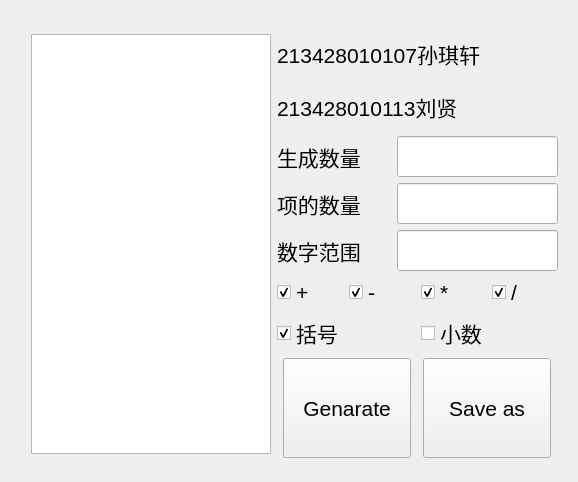
<?xml version="1.0" encoding="UTF-8"?>
<ui version="4.0">
 <class>Widget</class>
 <widget class="QWidget" name="Widget">
  <property name="geometry">
   <rect>
    <x>0</x>
    <y>0</y>
    <width>578</width>
    <height>482</height>
   </rect>
  </property>
  <property name="windowTitle">
   <string>Widget</string>
  </property>
  <widget class="QWidget" name="layoutWidget">
   <property name="geometry">
    <rect>
     <x>31</x>
     <y>30</y>
     <width>527</width>
     <height>428</height>
    </rect>
   </property>
   <layout class="QGridLayout" name="gridLayout_3">
    <item row="0" column="0" rowspan="5">
     <widget class="QTextEdit" name="OutputlineEdit">
      <property name="minimumSize">
       <size>
        <width>200</width>
        <height>380</height>
       </size>
      </property>
      <property name="maximumSize">
       <size>
        <width>240</width>
        <height>420</height>
       </size>
      </property>
      <property name="font">
       <font>
        <pointsize>12</pointsize>
       </font>
      </property>
      <property name="readOnly">
       <bool>true</bool>
      </property>
     </widget>
    </item>
    <item row="0" column="1">
     <layout class="QVBoxLayout" name="verticalLayout">
      <property name="sizeConstraint">
       <enum>QLayout::SetDefaultConstraint</enum>
      </property>
      <item>
       <widget class="QLabel" name="label_3">
        <property name="font">
         <font>
          <pointsize>16</pointsize>
         </font>
        </property>
        <property name="text">
         <string>213428010107孙琪轩</string>
        </property>
       </widget>
      </item>
      <item>
       <widget class="QLabel" name="label_4">
        <property name="font">
         <font>
          <pointsize>16</pointsize>
         </font>
        </property>
        <property name="text">
         <string>213428010113刘贤</string>
        </property>
       </widget>
      </item>
     </layout>
    </item>
    <item row="1" column="1">
     <layout class="QGridLayout" name="gridLayout">
      <item row="0" column="0">
       <widget class="QLabel" name="label">
        <property name="font">
         <font>
          <pointsize>16</pointsize>
         </font>
        </property>
        <property name="text">
         <string>生成数量</string>
        </property>
       </widget>
      </item>
      <item row="0" column="1">
       <widget class="QLineEdit" name="ExpressionCountlineEdit">
        <property name="minimumSize">
         <size>
          <width>161</width>
          <height>41</height>
         </size>
        </property>
        <property name="maximumSize">
         <size>
          <width>161</width>
          <height>41</height>
         </size>
        </property>
        <property name="font">
         <font>
          <pointsize>12</pointsize>
         </font>
        </property>
        <property name="inputMask">
         <string/>
        </property>
        <property name="clearButtonEnabled">
         <bool>true</bool>
        </property>
       </widget>
      </item>
      <item row="2" column="1">
       <widget class="QLineEdit" name="numMaxLengthlineEdit">
        <property name="minimumSize">
         <size>
          <width>161</width>
          <height>41</height>
         </size>
        </property>
        <property name="maximumSize">
         <size>
          <width>161</width>
          <height>41</height>
         </size>
        </property>
        <property name="font">
         <font>
          <pointsize>12</pointsize>
         </font>
        </property>
        <property name="autoFillBackground">
         <bool>false</bool>
        </property>
        <property name="inputMask">
         <string/>
        </property>
        <property name="text">
         <string/>
        </property>
        <property name="clearButtonEnabled">
         <bool>true</bool>
        </property>
       </widget>
      </item>
      <item row="2" column="0">
       <widget class="QLabel" name="label_5">
        <property name="font">
         <font>
          <pointsize>16</pointsize>
         </font>
        </property>
        <property name="text">
         <string>数字范围</string>
        </property>
       </widget>
      </item>
      <item row="1" column="1">
       <widget class="QLineEdit" name="numMaxCountlineEdit">
        <property name="minimumSize">
         <size>
          <width>161</width>
          <height>41</height>
         </size>
        </property>
        <property name="maximumSize">
         <size>
          <width>161</width>
          <height>41</height>
         </size>
        </property>
        <property name="font">
         <font>
          <pointsize>12</pointsize>
         </font>
        </property>
        <property name="autoFillBackground">
         <bool>false</bool>
        </property>
        <property name="inputMask">
         <string/>
        </property>
        <property name="text">
         <string/>
        </property>
        <property name="clearButtonEnabled">
         <bool>true</bool>
        </property>
       </widget>
      </item>
      <item row="1" column="0">
       <widget class="QLabel" name="label_2">
        <property name="font">
         <font>
          <pointsize>16</pointsize>
         </font>
        </property>
        <property name="text">
         <string>项的数量</string>
        </property>
       </widget>
      </item>
     </layout>
    </item>
    <item row="2" column="1">
     <layout class="QGridLayout" name="gridLayout_2">
      <item row="0" column="3">
       <widget class="QCheckBox" name="DivcheckBox">
        <property name="font">
         <font>
          <pointsize>16</pointsize>
         </font>
        </property>
        <property name="text">
         <string>/</string>
        </property>
        <property name="checked">
         <bool>true</bool>
        </property>
       </widget>
      </item>
      <item row="0" column="1">
       <widget class="QCheckBox" name="DecreasecheckBox">
        <property name="font">
         <font>
          <pointsize>16</pointsize>
         </font>
        </property>
        <property name="text">
         <string>-</string>
        </property>
        <property name="checked">
         <bool>true</bool>
        </property>
       </widget>
      </item>
      <item row="0" column="0">
       <widget class="QCheckBox" name="PluscheckBox">
        <property name="font">
         <font>
          <pointsize>16</pointsize>
         </font>
        </property>
        <property name="text">
         <string>+</string>
        </property>
        <property name="checked">
         <bool>true</bool>
        </property>
       </widget>
      </item>
      <item row="0" column="2">
       <widget class="QCheckBox" name="MulcheckBox">
        <property name="font">
         <font>
          <pointsize>16</pointsize>
         </font>
        </property>
        <property name="text">
         <string>*</string>
        </property>
        <property name="checked">
         <bool>true</bool>
        </property>
       </widget>
      </item>
     </layout>
    </item>
    <item row="3" column="1">
     <layout class="QHBoxLayout" name="horizontalLayout">
      <item>
       <widget class="QCheckBox" name="ParenthesecheckBox">
        <property name="font">
         <font>
          <pointsize>16</pointsize>
         </font>
        </property>
        <property name="text">
         <string>括号</string>
        </property>
        <property name="checked">
         <bool>true</bool>
        </property>
       </widget>
      </item>
      <item>
       <widget class="QCheckBox" name="DecimalcheckBox">
        <property name="font">
         <font>
          <pointsize>16</pointsize>
         </font>
        </property>
        <property name="text">
         <string>小数</string>
        </property>
       </widget>
      </item>
     </layout>
    </item>
    <item row="4" column="1">
     <layout class="QHBoxLayout" name="horizontalLayout_2">
      <item>
       <widget class="QPushButton" name="GeneratePushButton">
        <property name="minimumSize">
         <size>
          <width>128</width>
          <height>100</height>
         </size>
        </property>
        <property name="maximumSize">
         <size>
          <width>128</width>
          <height>100</height>
         </size>
        </property>
        <property name="font">
         <font>
          <pointsize>16</pointsize>
         </font>
        </property>
        <property name="text">
         <string>Genarate</string>
        </property>
       </widget>
      </item>
      <item>
       <widget class="QPushButton" name="SaveaspushButton">
        <property name="minimumSize">
         <size>
          <width>128</width>
          <height>100</height>
         </size>
        </property>
        <property name="maximumSize">
         <size>
          <width>128</width>
          <height>100</height>
         </size>
        </property>
        <property name="font">
         <font>
          <pointsize>16</pointsize>
         </font>
        </property>
        <property name="text">
         <string>Save as</string>
        </property>
       </widget>
      </item>
     </layout>
    </item>
   </layout>
  </widget>
 </widget>
 <resources/>
 <connections/>
</ui>
